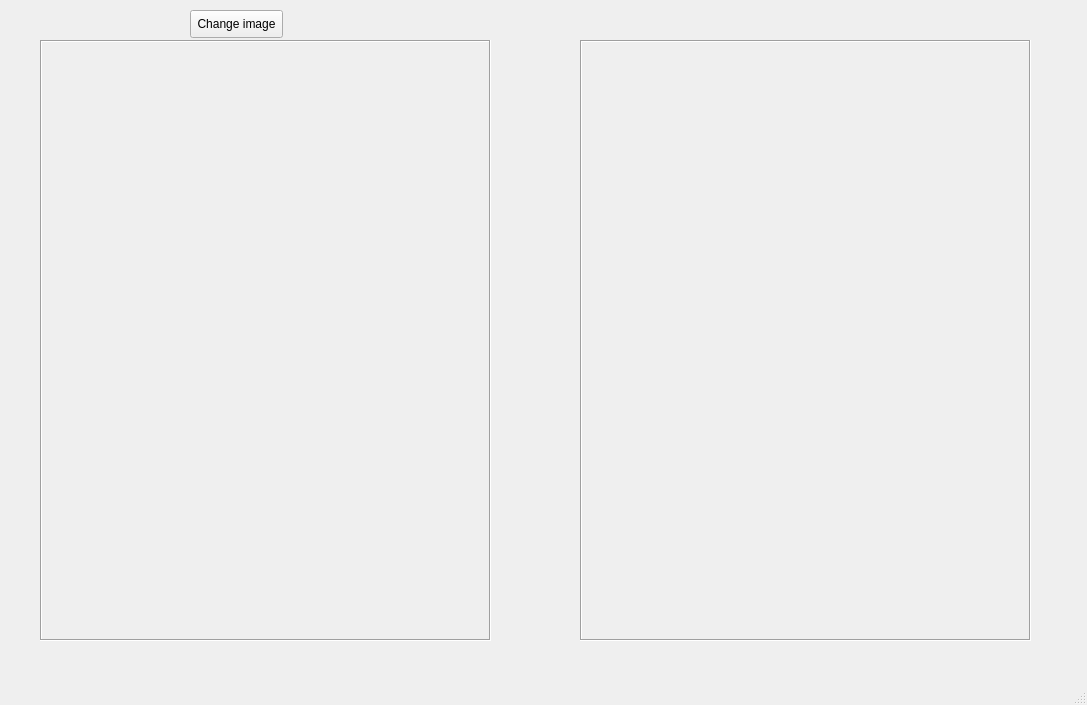
<?xml version="1.0" encoding="UTF-8"?>
<ui version="4.0">
 <class>MainWindow</class>
 <widget class="QMainWindow" name="MainWindow">
  <property name="geometry">
   <rect>
    <x>0</x>
    <y>0</y>
    <width>1087</width>
    <height>705</height>
   </rect>
  </property>
  <property name="contextMenuPolicy">
   <enum>Qt::NoContextMenu</enum>
  </property>
  <property name="windowTitle">
   <string>MainWindow</string>
  </property>
  <property name="documentMode">
   <bool>false</bool>
  </property>
  <widget class="QWidget" name="centralwidget">
   <widget class="QLabel" name="user1_label">
    <property name="geometry">
     <rect>
      <x>40</x>
      <y>40</y>
      <width>451</width>
      <height>601</height>
     </rect>
    </property>
    <property name="contextMenuPolicy">
     <enum>Qt::NoContextMenu</enum>
    </property>
    <property name="frameShape">
     <enum>QFrame::Box</enum>
    </property>
    <property name="frameShadow">
     <enum>QFrame::Sunken</enum>
    </property>
    <property name="text">
     <string/>
    </property>
   </widget>
   <widget class="QLabel" name="user2_label">
    <property name="geometry">
     <rect>
      <x>580</x>
      <y>40</y>
      <width>451</width>
      <height>601</height>
     </rect>
    </property>
    <property name="frameShape">
     <enum>QFrame::Box</enum>
    </property>
    <property name="frameShadow">
     <enum>QFrame::Sunken</enum>
    </property>
    <property name="text">
     <string/>
    </property>
   </widget>
   <widget class="QPushButton" name="pushButton">
    <property name="geometry">
     <rect>
      <x>190</x>
      <y>10</y>
      <width>93</width>
      <height>28</height>
     </rect>
    </property>
    <property name="text">
     <string>Change image</string>
    </property>
   </widget>
  </widget>
  <widget class="QMenuBar" name="menubar">
   <property name="geometry">
    <rect>
     <x>0</x>
     <y>0</y>
     <width>1087</width>
     <height>26</height>
    </rect>
   </property>
  </widget>
  <widget class="QStatusBar" name="statusbar"/>
 </widget>
 <resources/>
 <connections/>
</ui>
